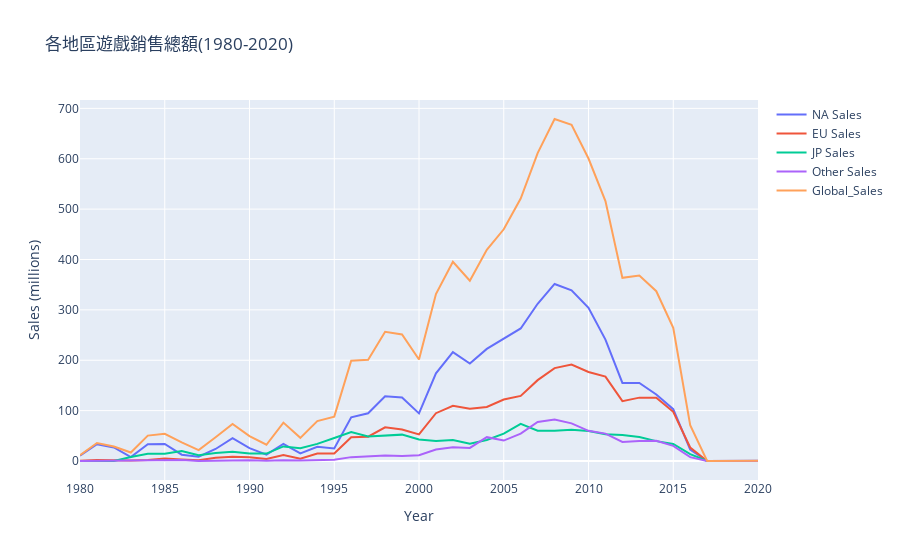

Source (notebook cell):
### Code cell
import plotly.graph_objs as go

# 根據地區統計當年份的銷售總量
na_sales = df.groupby("Year")["NA_Sales"].sum()
eu_sales = df.groupby("Year")["EU_Sales"].sum()
jp_sales = df.groupby("Year")["JP_Sales"].sum()
other_sales = df.groupby("Year")["Other_Sales"].sum()
global_sales = df.groupby("Year")["Global_Sales"].sum()

fig = go.Figure()

# 添加折線
fig.add_trace(go.Scatter(x=na_sales.index, y=na_sales, mode='lines', name='NA Sales'))
fig.add_trace(go.Scatter(x=eu_sales.index, y=eu_sales, mode='lines', name='EU Sales'))
fig.add_trace(go.Scatter(x=jp_sales.index, y=jp_sales, mode='lines', name='JP Sales'))
fig.add_trace(go.Scatter(x=other_sales.index, y=other_sales, mode='lines', name='Other Sales'))
fig.add_trace(go.Scatter(x=global_sales.index, y=global_sales, mode='lines', name='Global_Sales'))

# 標題
fig.update_layout(title="各地區遊戲銷售總額(1980-2020)",
                  xaxis_title="Year",
                  yaxis_title="Sales (millions)")

fig.show()
